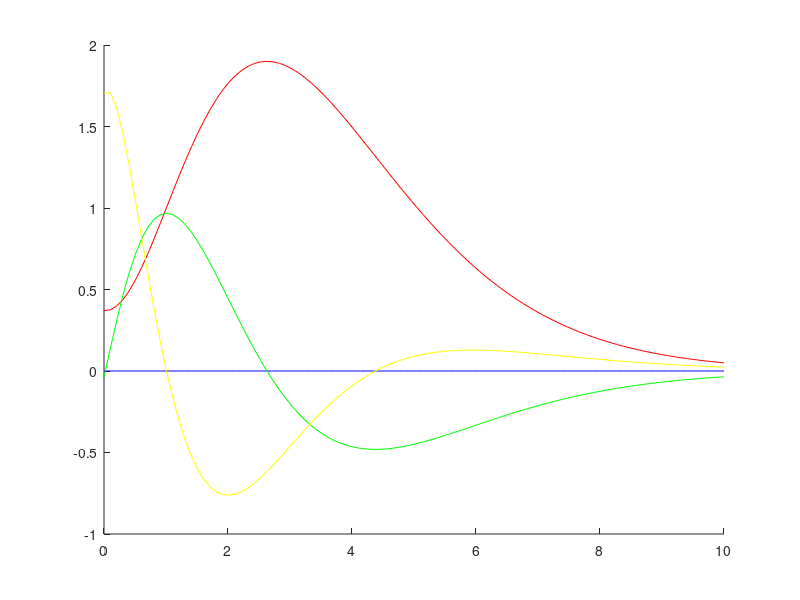

Reproduce this figure in MATLAB. (Note: this script raises an error after producing the figure.)
clear all; clc;
format long;
f = @(t) ((t+1/3).^3+1/3).*exp(-t);
g = @(t) ((t+1/3).^3+1/3).*exp(-t)-3/2;
df = @(t) (3*(t+1/3).^2).*exp(-t) - ((t+1/3).^3+1/3).*exp(-t);
ddf = @(t) (6*(t+1/3).^1).*exp(-t) - (6*(t+1/3).^2).*exp(-t) + ((t+1/3).^3+1/3).*exp(-t);
dddf = @(t) (6*(t+1/3).^1).*exp(-t) - (6*(t+1/3).^2).*exp(-t) + ((t+1/3).^3+1/3).*exp(-t);
tol_final = 1e-5;
kmax = 500;

nul = @(t) t*0;
t = linspace(0,10,100);
figure(1)
hold on;
plot(t,f(t),'r-');
plot(t,nul(t),'b-');
plot(t,df(t),'g-');
plot(t,ddf(t),'y-');

display("--------Inciso a--------")
[t,h,it]= Newton(g,df,1.75,kmax,tol_final);
t
it
[t,h,it]= Newton(g,df,4.2,kmax,tol_final);
t
it

display("--------Inciso b--------")
[t,h,it]= Newton(df,ddf,1.5,kmax,tol_final);
t
it



display("--------Inciso c--------")
[t,h,it]= Newton(df,ddf,1.5,kmax,tol_final);
t
it














